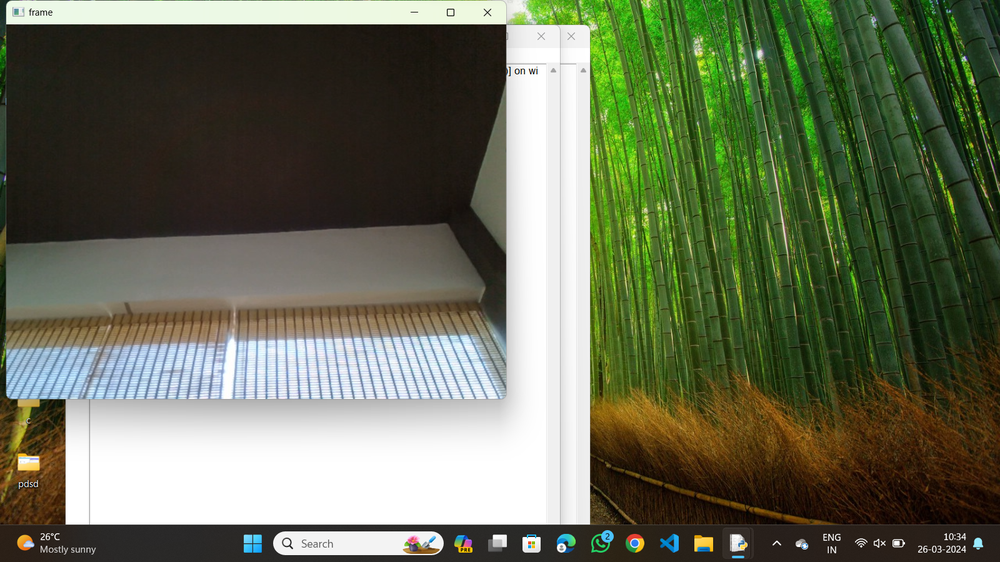
#> input picture OUTPUTS/07.png, 1000 x 562 px, shrunk from 1600 x 900 before the run, given in place of 07.jpg, which was not available
$ python '28.convolution kernel.py'   (older library calls are emulated)
#> lines starting #> are read from the running program, lines starting #| are printed output that depends on the picture; after the words box and inside, x2 and y2 are one past the last pixel; in counts of white or black regions, pixels touching at a corner belong together; pictures that were not available may be replaced by others from this repository, and a replacement may not be noted
import cv2
import numpy as np
img=cv2.imread(r"C:\Users\Teja\Desktop\cv\input\07.jpg",cv2.IMREAD_GRAYSCALE)
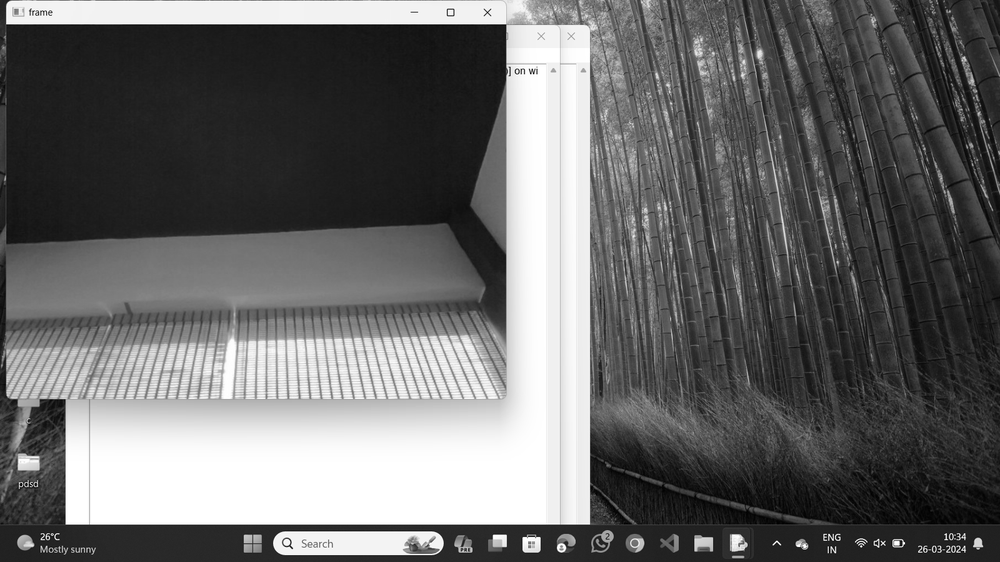
#> img: shape (562, 1000); min 0, max 255, mean 104.5
dx=cv2.Sobel(img,cv2.CV_64F,1,0)
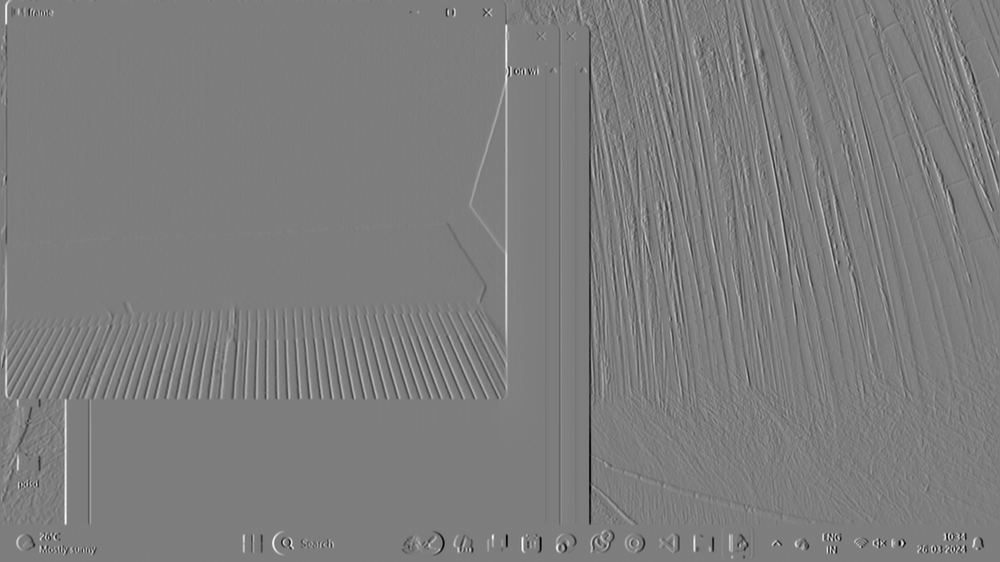
#> dx: shape (562, 1000) float64; min -928, max 952, mean -0.1; drawn with min black and max white
dy=cv2.Sobel(img,cv2.CV_64F,0,1)
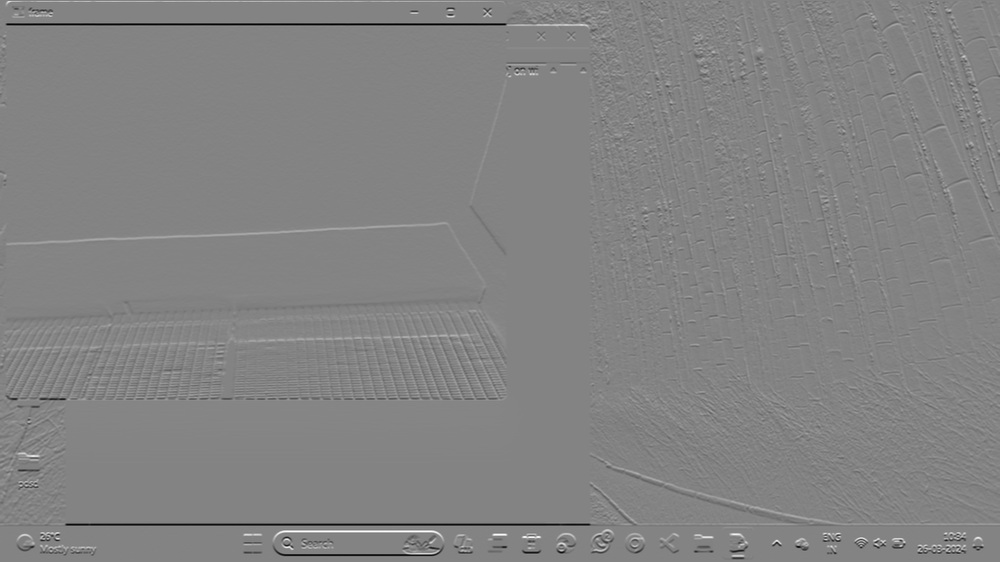
#> dy: shape (562, 1000) float64; min -995, max 934, mean -1.6; drawn with min black and max white
edges=cv2.magnitude(dx,dy)
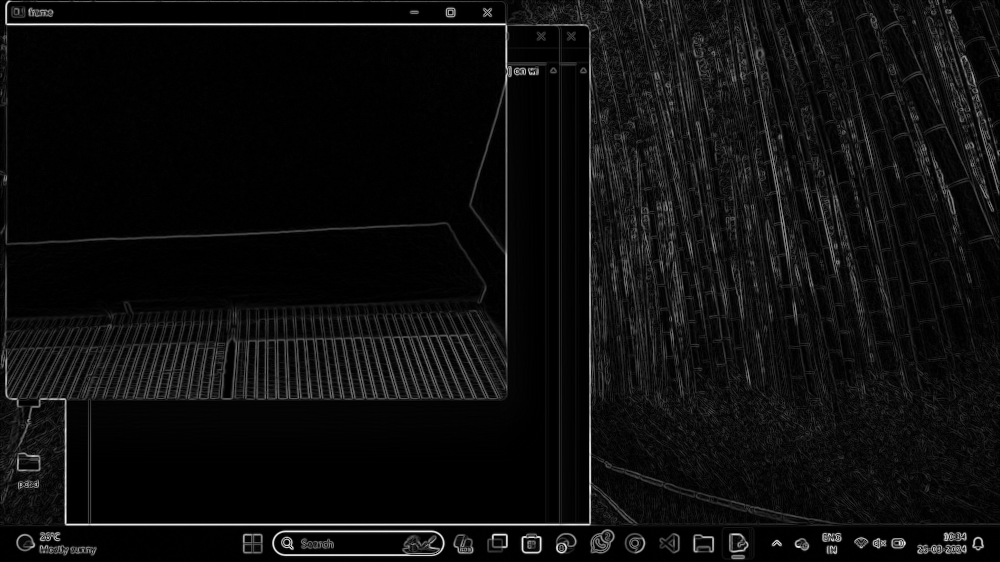
#> edges: shape (562, 1000) float64; min 0, max 995, mean 56.4; drawn with min black and max white
thresh=100
edges[edges<thresh]=0
edges[edges>=thresh]=255
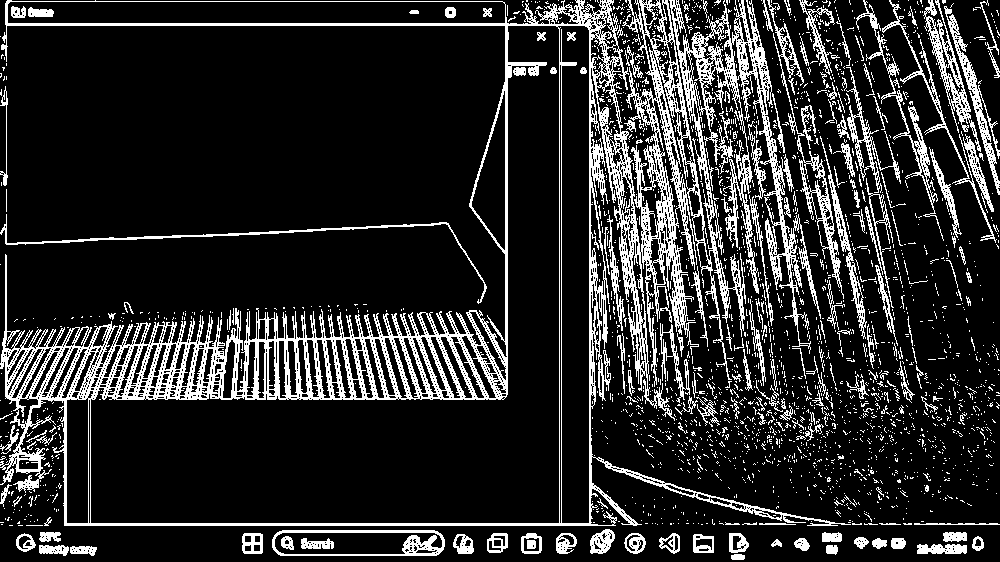
#> edges: shape (562, 1000) float64; 16.8% white in thin lines or dots
cv2.imshow("Edges",edges)
cv2.waitKey(0)
cv2.destroyAllWindows()

$ run again, with OUTPUTS/01.png copied over OUTPUTS/07.png
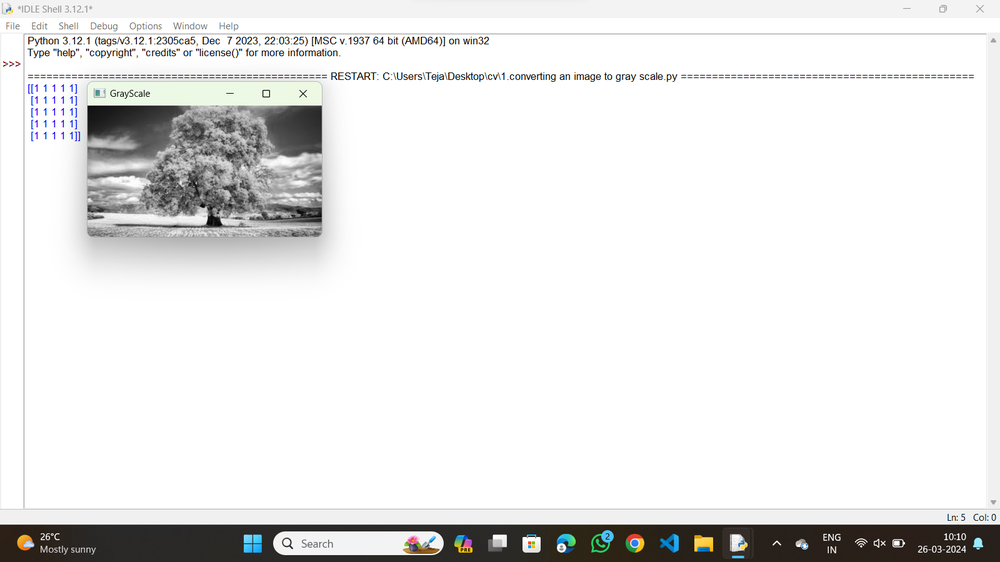
#> input picture OUTPUTS/01.png, 1000 x 562 px, shrunk from 1600 x 900 before the run, given in place of 07.jpg, which was not available
#> `dy=cv2.Sobel(img,cv2.CV_64F,0,1)`:
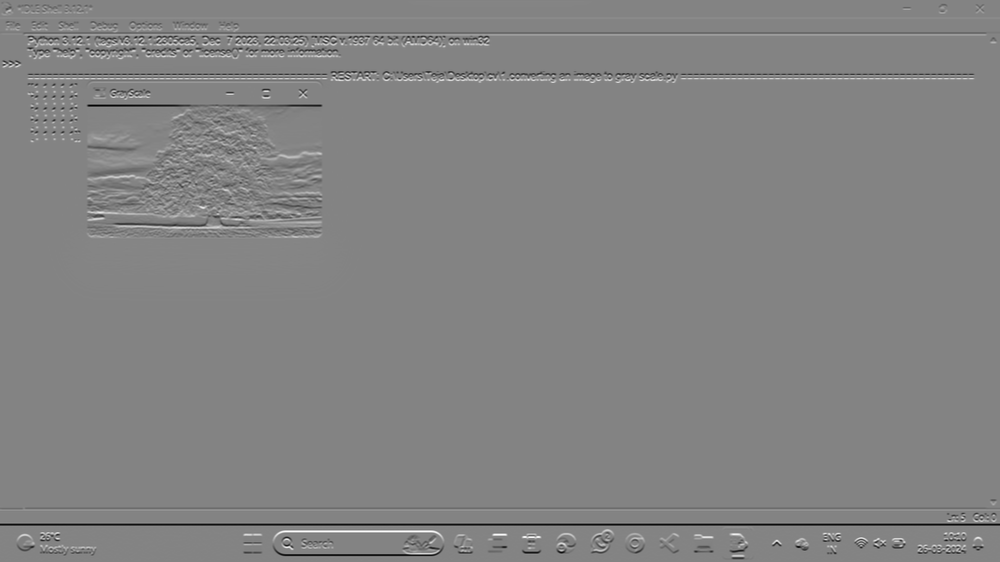
#> dy: shape (562, 1000) float64; min -1000, max 934, mean -2.9; drawn with min black and max white
#> `edges[edges>=thresh]=255`:
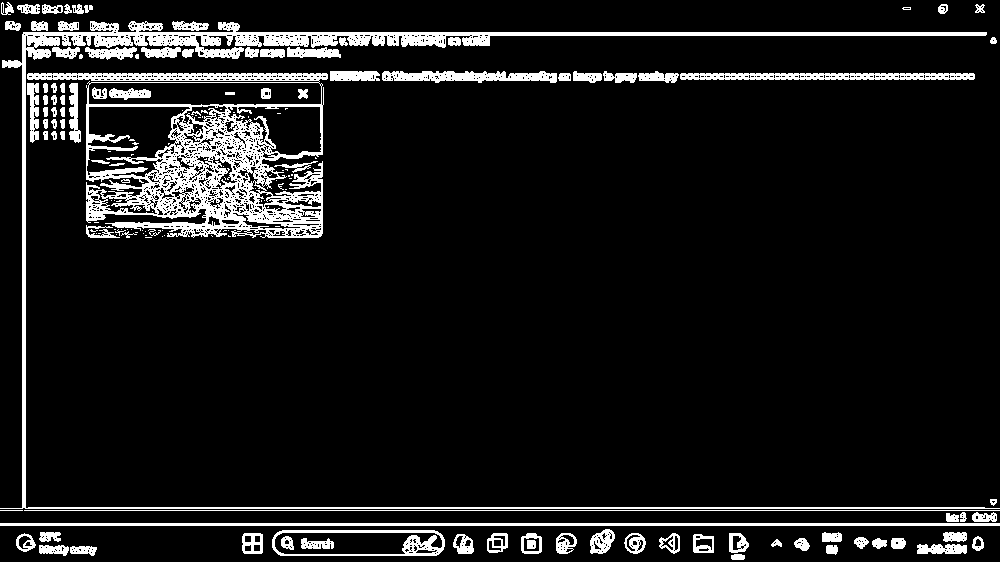
#> edges: shape (562, 1000) float64; 9.2% white; 162 white regions (65 under 20 px), largest, box (x1, y1, x2, y2) and area: (27, 73, 328, 238) 17202, (0, 21, 1000, 509) 12487, (0, 523, 1000, 526) 3000
